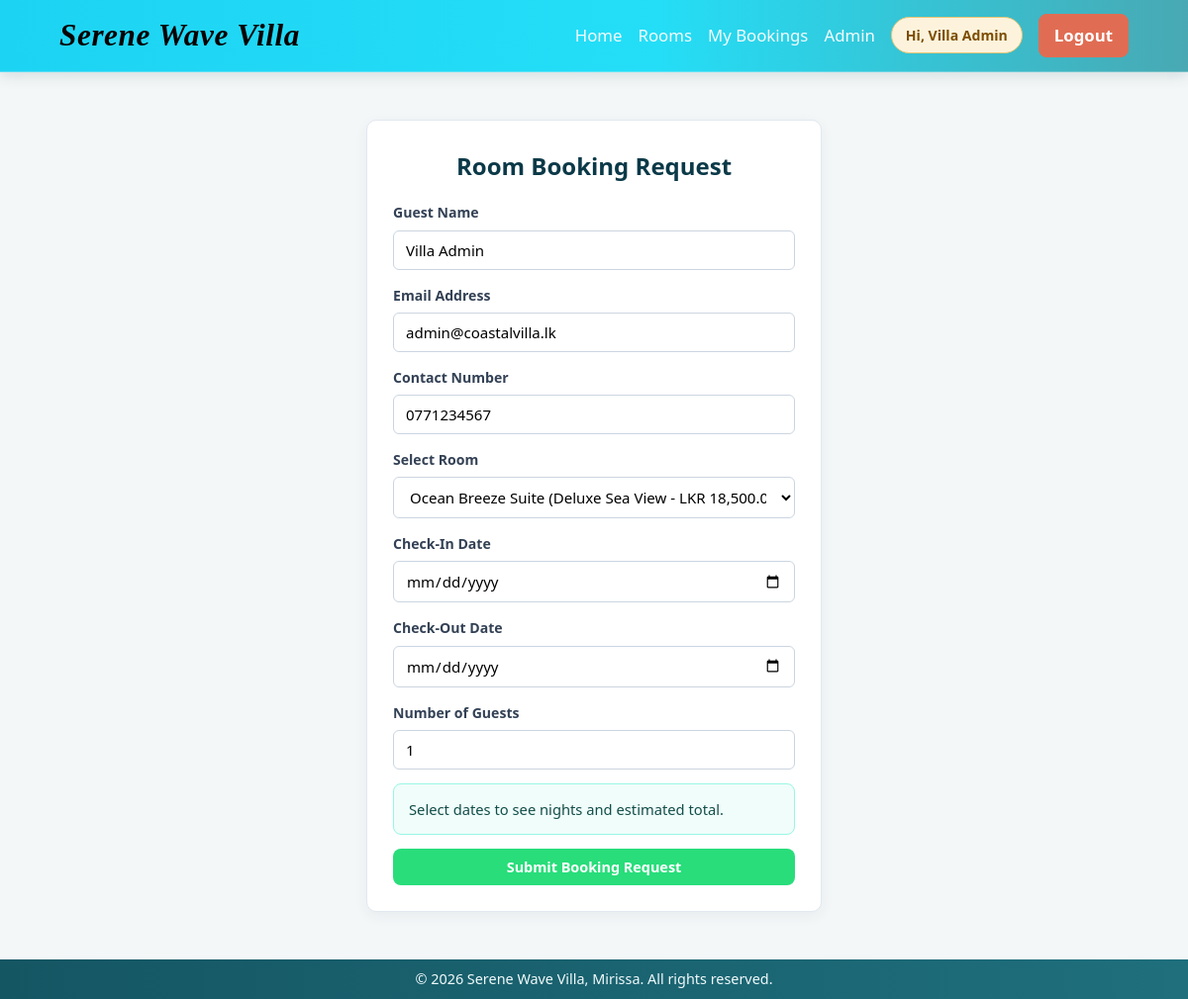
Page /book.php (signed in) on the committed database.
### tables this page shows
CREATE TABLE users (
    user_id INT AUTO_INCREMENT PRIMARY KEY,
    name VARCHAR(100) NOT NULL,
    email VARCHAR(120) NOT NULL UNIQUE,
    contact_number VARCHAR(20) NOT NULL,
    password VARCHAR(255) NOT NULL,
    role ENUM('guest', 'admin') NOT NULL DEFAULT 'guest',
    created_at TIMESTAMP DEFAULT CURRENT_TIMESTAMP
);

### book.php (the view, shortened to what this page needs)
<?php
require_once 'config/db.php';
$userId = (int)$_SESSION['user_id'];
$userStmt = $pdo->prepare("SELECT name, email, contact_number FROM users WHERE user_id = :user_id LIMIT 1");
$userStmt->execute(['user_id' => $userId]);
$currentUser = $userStmt->fetch();
$roomsStmt = $pdo->query("SELECT * FROM rooms WHERE room_status = 'available' ORDER BY room_name ASC");
$availableRooms = $roomsStmt->fetchAll();
$selectedRoomId = (int)($_POST['room_id'] ?? $_GET['room_id'] ?? ($availableRooms[0]['room_id'] ?? 0));
$checkIn = trim($_POST['check_in'] ?? $_GET['check_in'] ?? '');
$checkOut = trim($_POST['check_out'] ?? $_GET['check_out'] ?? '');
$guestsCount = (int)($_POST['guests_count'] ?? $_GET['guests'] ?? 1);
?>
<!DOCTYPE html>
<html lang="en">
<head>
    <link rel="stylesheet" href="assets/css/style.css">
</head>
<body>
    <header class="navbar">
        <div class="container nav-flex">
            <a href="index.php" class="logo">Serene Wave Villa</a>
            <nav class="nav-links">
                <a href="index.php">Home</a>
                <a href="rooms.php">Rooms</a>
                <a href="my_bookings.php">My Bookings</a>
                <?php if (isset($_SESSION['role']) && $_SESSION['role'] === 'admin'): ?>
                    <a href="admin/dashboard.php">Admin</a>
                <?php endif; ?>
                <span class="nav-user">Hi, <?= htmlspecialchars($_SESSION['user_name']) ?></span>
                <a href="logout.php" class="btn-outline">Logout</a>
            </nav>
        </div>
    </header>
    <main class="section container">
        <div class="form-box">
            <h2>Room Booking Request</h2>
            <form method="POST" action="book.php" id="bookingForm" novalidate>
                <div class="form-group">
                    <label>Guest Name</label>
                    <input type="text" value="<?= htmlspecialchars($currentUser['name'] ?? '') ?>" readonly>
                </div>
                <div class="form-group">
                    <label>Email Address</label>
                    <input type="email" value="<?= htmlspecialchars($currentUser['email'] ?? '') ?>" readonly>
                </div>
                <div class="form-group">
                    <label>Contact Number</label>
                    <input type="text" value="<?= htmlspecialchars($currentUser['contact_number'] ?? '') ?>" readonly>
                </div>
                <div class="form-group">
                    <label for="room_id">Select Room</label>
                    <select id="room_id" name="room_id" required>
                        <?php foreach ($availableRooms as $r): ?>
                            <option
                                value="<?= (int)$r['room_id'] ?>"
                                data-price="<?= htmlspecialchars($r['price_per_night']) ?>"
                                data-max-guests="<?= (int)$r['max_guests'] ?>"
                                <?= ((int)$r['room_id'] === $selectedRoomId) ? 'selected' : '' ?>
                            >
                                <?= htmlspecialchars($r['room_name']) ?> (<?= htmlspecialchars($r['room_type']) ?> - LKR <?= number_format((float)$r['price_per_night'], 2) ?>/night)
                            </option>
                        <?php endforeach; ?>
                    </select>
                </div>
                <div class="form-group">
                    <label for="check_in">Check-In Date</label>
                    <input type="date" id="check_in" name="check_in" value="<?= htmlspecialchars($checkIn) ?>" required>
                </div>
                <div class="form-group">
                    <label for="check_out">Check-Out Date</label>
                    <input type="date" id="check_out" name="check_out" value="<?= htmlspecialchars($checkOut) ?>" required>
                </div>
                <div class="form-group">
                    <label for="guests_count">Number of Guests</label>
                    <input type="number" id="guests_count" name="guests_count" min="1" value="<?= (int)$guestsCount ?>" required>
                </div>
                <div id="priceSummary" class="summary-box">
                </div>
                <button type="submit" class="btn-primary full-width">Submit Booking Request</button>
            </form>
        </div>
    </main>
    <footer class="footer">
        <div class="container">
            <p>&copy; 2026 Serene Wave Villa, Mirissa. All rights reserved.</p>
        </div>
    </footer>
</body>
</html>

### rows in the picture
users: name "Villa Admin", email "admin@coastalvilla.lk", contact_number "0771234567"

### other values in the picture
$_SESSION['user_name'] "Villa Admin"
form field room_id "Ocean Breeze Suite (Deluxe Sea View - LKR 18,500.00/night)"
